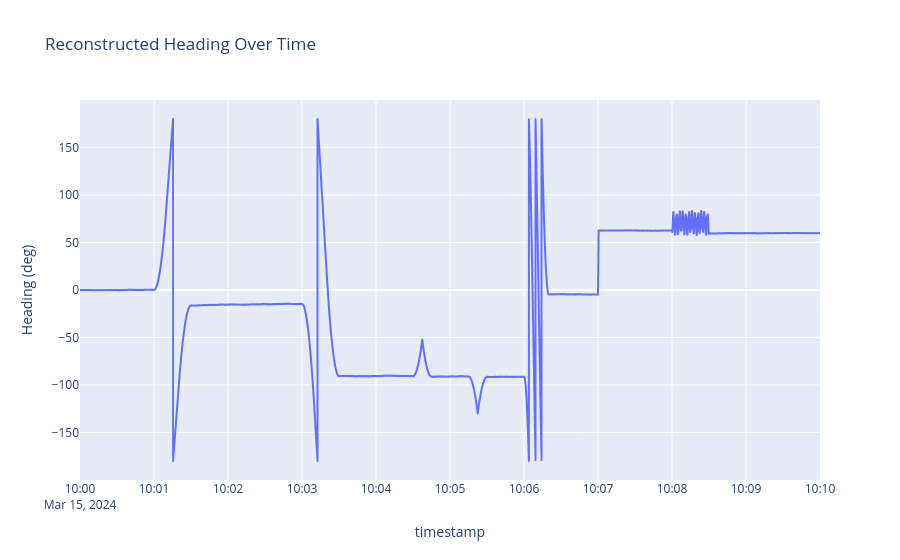

Notebook code for this chart:
### Code cell
fig = px.line(result, x="timestamp", y="heading_deg",
              title="Reconstructed Heading Over Time",
              labels={"heading_deg": "Heading (deg)"})
fig.show()

### Figure 1 — Plotly figure (JSON) as saved in the notebook; plotly's stock layout.template omitted (floating-point values rounded to 4 significant figures; data arrays with more than 128 entries replaced by an {"elided": "..."} marker saying what was removed)
{"data": [{"hovertemplate": "timestamp=%{x}<br>Heading (deg)=%{y}<extra></extra>", "legendgroup": "", "line": {"color": "#636efa", "dash": "solid"}, "marker": {"symbol": "circle"}, "mode": "lines", "name": "", "showlegend": false, "type": "scattergl", "x": {"elided": "30000 str values"}, "xaxis": "x", "y": {"elided": "30000 float values"}, "yaxis": "y"}], "layout": {"legend": {"tracegroupgap": 0}, "title": {"text": "Reconstructed Heading Over Time"}, "xaxis": {"anchor": "y", "domain": [0, 1], "title": {"text": "timestamp"}}, "yaxis": {"anchor": "x", "domain": [0, 1], "title": {"text": "Heading (deg)"}}}}
